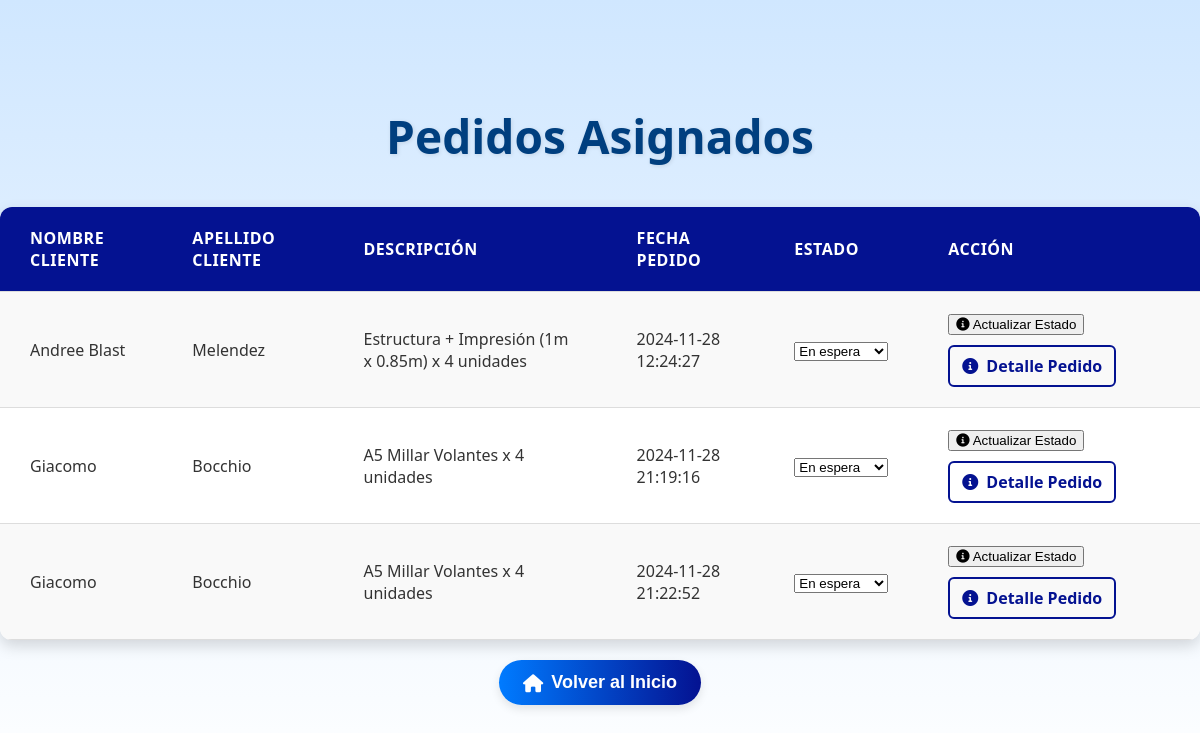
Page /vistas/pedidos_asignados.php (signed in) on the committed database.
### tables this page shows
CREATE TABLE IF NOT EXISTS `pedido` (
  `id_pedido` int(11) NOT NULL AUTO_INCREMENT,
  `id_cliente` int(11) DEFAULT NULL,
  `id_empleado` int(11) DEFAULT NULL,
  `fecha_pedido` timestamp NOT NULL DEFAULT current_timestamp(),
  `estado` enum('pendiente','asignado','procesando','completado') DEFAULT NULL,
  `total` decimal(10,2) DEFAULT NULL,
  `pagado` tinyint(1) DEFAULT NULL,
  PRIMARY KEY (`id_pedido`),
  KEY `id_cliente` (`id_cliente`),
  KEY `id_empleado` (`id_empleado`),
  CONSTRAINT `pedido_ibfk_1` FOREIGN KEY (`id_cliente`) REFERENCES `cliente` (`id_cliente`),
  CONSTRAINT `pedido_ibfk_2` FOREIGN KEY (`id_empleado`) REFERENCES `empleado` (`id_empleado`)
);

CREATE TABLE IF NOT EXISTS `cliente` (
  `id_cliente` int(11) NOT NULL AUTO_INCREMENT,
  `id_usuario` int(11) DEFAULT NULL,
  `nombre` varchar(100) DEFAULT NULL,
  `apellido` varchar(100) DEFAULT NULL,
  `dni` varchar(20) DEFAULT NULL,
  `celular` varchar(12) DEFAULT NULL,
  `direccion` varchar(100) DEFAULT NULL,
  `cod_ubigeo` varchar(8) DEFAULT NULL,
  PRIMARY KEY (`id_cliente`),
  KEY `id_usuario` (`id_usuario`),
  CONSTRAINT `cliente_ibfk_1` FOREIGN KEY (`id_usuario`) REFERENCES `usuario` (`id_usuario`)
);

CREATE TABLE IF NOT EXISTS `detalle_pedido` (
  `id_pedido` int(11) NOT NULL,
  `id_producto` int(11) NOT NULL,
  `descripcion` text DEFAULT NULL,
  `altura` float DEFAULT NULL,
  `ancho` float DEFAULT NULL,
  `cantidad` int(11) DEFAULT NULL,
  `id_insumo` int(11) DEFAULT NULL,
  `url_img` varchar(400) DEFAULT NULL,
  PRIMARY KEY (`id_pedido`,`id_producto`),
  KEY `id_producto` (`id_producto`),
  KEY `id_insumo` (`id_insumo`),
  CONSTRAINT `detalle_pedido_ibfk_1` FOREIGN KEY (`id_pedido`) REFERENCES `pedido` (`id_pedido`),
  CONSTRAINT `detalle_pedido_ibfk_2` FOREIGN KEY (`id_producto`) REFERENCES `producto` (`id_producto`),
  CONSTRAINT `detalle_pedido_ibfk_3` FOREIGN KEY (`id_insumo`) REFERENCES `insumo` (`id_insumo`)
);

### controladores/EmpleadoControlador.php (called while the page is built, shortened)
<?php
require_once __DIR__ . '/../modelos/ClsEmpleado.php';
class EmpleadoControlador {
    private $empleado;
    public function __construct($db) {
        $this->conn = $db;
        $this->empleado = new ClsEmpleado($this->conn);
    }
    public function obtenerIdEmpleadoPorUsuario($id_usuario) {
        $id_empleado = $this->empleado->obtenerIdEmpleadoPorUsuario($id_usuario);
        if ($id_empleado !== null) {
            return $id_empleado;
        } else {
            return null;
        }
    }
}
?>

### modelos/ClsEmpleado.php (called while the page is built)
<?php
class ClsEmpleado {
    private $conn;
    public function __construct($db) {
        $this->conn = $db;
    }
    public function obtenerIdEmpleadoPorUsuario($id_usuario) {
        $query = "SELECT id_empleado FROM empleado WHERE id_usuario = :id_usuario LIMIT 1";
        $stmt = $this->conn->prepare($query);
        $stmt->bindParam(':id_usuario', $id_usuario, PDO::PARAM_INT);
        $stmt->execute();
        if ($stmt->rowCount() > 0) {
            $row = $stmt->fetch(PDO::FETCH_ASSOC);
            return $row['id_empleado'];
        } else {
            return null;
        }
    }
}
?>

### controladores/PedidosControlador.php (called while the page is built, shortened)
<?php
require_once __DIR__ . '/../modelos/ClsPedido.php';
class PedidosControlador {
    private $pedido;
    public function __construct() {
        $baseDeDatos = new BaseDeDatos();
        $db = $baseDeDatos->obtenerConexion();
        $this->pedido = new ClsPedido($db);
    }
    public function mostrarPedidosporDesigner($id_disenador) {
        $resultados = $this->pedido->obtenerPedidospordesigner($id_disenador);
        return $resultados;
    }
}
?>

### modelos/ClsPedido.php (called while the page is built, shortened)
<?php
class ClsPedido{
    private $conn;
    public function __construct($db) {
        $this->conn = $db;
    }
    public function obtenerPedidospordesigner($id_disenador) {
        $sql = "SELECT c.nombre AS nombre_cliente, c.apellido AS apellido_cliente,
                       dp.descripcion, p.fecha_pedido, p.estado, p.pagado, p.id_pedido
                FROM pedido p
                INNER JOIN cliente c ON p.id_cliente = c.id_cliente
                INNER JOIN detalle_pedido dp ON p.id_pedido = dp.id_pedido
                LEFT JOIN empleado e ON p.id_empleado = e.id_empleado
                WHERE p.id_empleado = :id_disenador";
        $stmt = $this->conn->prepare($sql);
        $stmt->bindParam(':id_disenador', $id_disenador, PDO::PARAM_INT);
        $stmt->execute();
        return $stmt->fetchAll(PDO::FETCH_ASSOC);
    }
}
?>

### vistas/pedidos_asignados.php (the view, shortened to what this page needs)
<?php
require_once __DIR__ . '/../controladores/PedidosControlador.php';
require_once __DIR__ . '/../controladores/EmpleadoControlador.php';
$baseDeDatos = new BaseDeDatos();
$conn = $baseDeDatos->obtenerConexion();
$pedidoControlador = new PedidosControlador();
$empleadoControlador = new EmpleadoControlador($conn);
$id_usuario = $_SESSION['usuario'];
if (isset($id_usuario)) {
    $id_empleado = $empleadoControlador->obtenerIdEmpleadoPorUsuario($id_usuario);
    if ($id_empleado !== null) {
        $pedidosporDesigner = $pedidoControlador->mostrarPedidosporDesigner($id_empleado);
    } else {
        echo "No se encontró el empleado asociado con este usuario.";
        exit;
    }
}
?>
<!DOCTYPE html>
<html lang="es">
<head>
    <link rel="stylesheet" href="../css/mispedidos.css">
    <link rel="stylesheet" href="../css/pagar.css">
    <link rel="stylesheet" href="https://cdnjs.cloudflare.com/ajax/libs/font-awesome/6.0.0-beta3/css/all.min.css">
</head>
<body>
    <h1>Pedidos Asignados</h1>
    <?php if (isset($pedidosporDesigner) && count($pedidosporDesigner) > 0): ?>
        <table>
            <tr>
                <th>Nombre Cliente</th>
                <th>Apellido Cliente</th>
                <th>Descripción</th>
                <th>Fecha Pedido</th>
                <th>Estado</th>
                <th>Acción</th>
            </tr>
            <?php foreach ($pedidosporDesigner as $pedido): ?>
                <tr>
                    <td><?= htmlspecialchars($pedido['nombre_cliente']) ?></td>
                    <td><?= htmlspecialchars($pedido['apellido_cliente']) ?></td>
                    <td><?= htmlspecialchars($pedido['descripcion']) ?></td>
                    <td><?= $pedido['fecha_pedido'] ?></td>
                    <td class="td-estado">
                    <?php $estado=$pedido['estado']?>
                    <select>
                    <option value="asignado" <?= $estado == 'asignado' ? 'selected' : ''; ?>>En espera</option>
                    </select>
                </td>
                    <td>
                    <button class="detalle" onclick="obtenerEstadoSeleccionado(this.closest('tr'))" data-id_pedido="<?= $pedido['id_pedido']; ?>">
                    <i class="fas fa-info-circle"></i> Actualizar Estado
                    </button>
                        <a href="detal_pedido.php?accion=verDetallePedido&id_pedido=<?= $pedido['id_pedido'] ?>" class="detalle">
                            <i class="fas fa-info-circle"></i> Detalle Pedido
                        </a>
                    </td>
                </tr>
            <?php endforeach; ?>
        </table>
    <?php else: ?>
        <p>No se encontraron pedidos asignados a su cuenta.</p>
    <?php endif; ?>
    <div style="margin-bottom: 20px;">
        <button onclick="location.href='/proyecto/softprint'" class="btn-volver">
            <i class="fas fa-home"></i> Volver al Inicio
        </button>
    </div>
</body>
</html>

### css/mispedidos.css (style rules this page uses)
body { font-family: 'Segoe UI', Tahoma, Geneva, Verdana, sans-serif; margin: 0; padding: 0; background: linear-gradient(to bottom right, #e0e7ff, #f4f4f9); color: #333; display: flex; flex-direction: column; align-items: center; justify-content: center; min-height: 100vh; text-align: center; background: linear-gradient(to bottom, #d0e7ff, #ffffff); }
h1 { font-family: 'Segoe UI', Tahoma, Geneva, Verdana, sans-serif; color: #003f7f; font-size: 46px; font-weight: bold; margin-bottom: 20px; text-shadow: 1px 1px 4px rgba(0, 0, 0, 0.1); }
table { width: 100%; max-width: 1500px; margin: 20px 0; border-collapse: collapse; background: white; border-radius: 12px; box-shadow: 0 6px 15px rgba(0, 0, 0, 0.15); overflow: hidden; font-size: 16px; }
th, td { padding: 20px 30px; text-align: left; border-bottom: 1px solid #ddd; }
th { background-color: #041291; color: white; font-weight: bold; text-transform: uppercase; letter-spacing: 0.5px; }
tr:nth-child(even) { background-color: #f9f9f9; }
tr:nth-child(odd) { background-color: #ffffff; }
a { margin-top: 10px; text-decoration: none; color: #041291; font-weight: bold; padding: 8px 12px; border: 2px solid #041291; border-radius: 6px; transition: background-color 0.3s, color 0.3s, transform 0.2s; display: inline-flex; align-items: center; min-width: 140px; }
a i { margin-right: 8px; }
.btn-volver { display: inline-flex; justify-content: center; align-items: center; background: linear-gradient(to right, #007bff,#041291); color: white; font-size: 18px; font-weight: bold; padding: 12px 24px; border: none; border-radius: 30px; cursor: pointer; box-shadow: 0 4px 10px rgba(0, 0, 0, 0.1); transition: background-color 0.3s, transform 0.2s; }
.btn-volver i { margin-right: 8px; }

### rows in the picture
pedido: id_cliente.nombre "Andree Blast", id_cliente.apellido "Melendez", detalle_pedido.descripcion "Estructura + Impresión (1m x 0.85m) x 4 unidades", fecha_pedido "2024-11-28 12:24:27"
pedido: id_cliente.nombre "Giacomo", id_cliente.apellido "Bocchio", detalle_pedido.descripcion "A5 Millar Volantes x 4 unidades", fecha_pedido "2024-11-28 21:19:16"
pedido: id_cliente.nombre "Giacomo", id_cliente.apellido "Bocchio", detalle_pedido.descripcion "A5 Millar Volantes x 4 unidades", fecha_pedido "2024-11-28 21:22:52"
